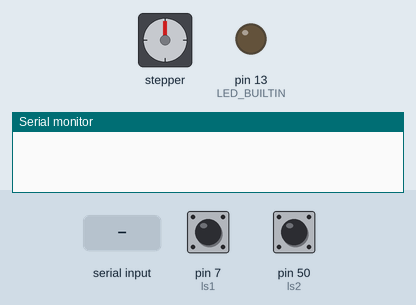
Recording of a sketch running on a simulated Arduino Mega 2560, built with avr-gcc and run on an emulated ATmega2560. Shown: stepper motor, output pins drawn as LEDs (lit = HIGH), the last lines printed to the serial monitor. Wiring (inferred from the names in the program): stepper motor driver (800 steps per turn assumed): step pin 3; direction pin 2. Inputs (shaded band) come from the test bench; at power-on: pin 50 (ls2) HIGH, pin 7 (ls1) HIGH. Pins used as bus, display or sensor lines are not drawn.

Above: at 1.2 s.
1.3 s: "1" received over Serial
At 1.8 s:
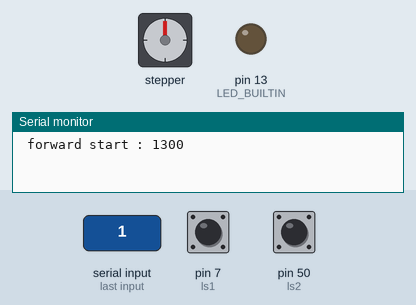
4.3 s: pin 50 (ls2) pulled LOW for 0.15 s
5.9 s: "0" received over Serial
At 6.4 s:
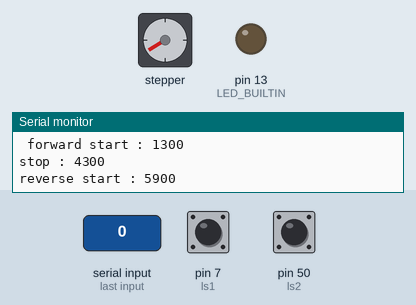
8.9 s: pin 7 (ls1) pulled LOW for 0.15 s
At 9.7 s:
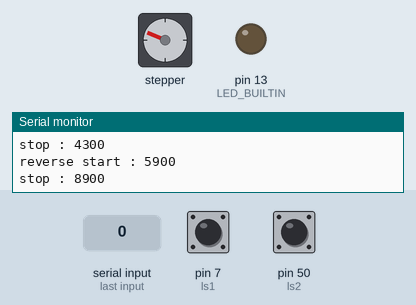
10.5 s: "2" received over Serial
At 11.1 s:
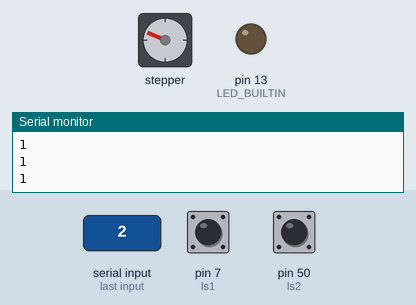
13.5 s: pin 7 (ls1) pulled LOW for 1 s
At 14.5 s:
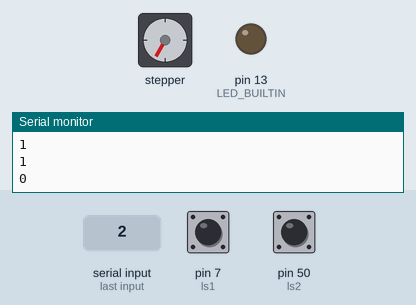
Timing chart, 0 to 16.5 s (numbered marks = the images above; inputs shaded):
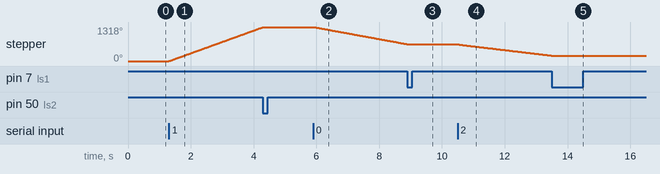

The sketch:

coba_majumundur_aja.ino
```cpp
#define dirPin 2
#define stepPin 3
#define fc33 9
#define ls1 7
#define ls2 50
#define stepsPerRevolution 800 // sesuaikan dengan settingan SW1-SW3 pada modul motor driver

//boolean sens, sens_ls1, sens_ls2;
char buf;

void setup() {
  pinMode(stepPin, OUTPUT);
  pinMode(dirPin, OUTPUT);
  pinMode(fc33, INPUT);
  pinMode(ls1, INPUT);
  pinMode(ls2, INPUT);
  pinMode(LED_BUILTIN, OUTPUT);

  digitalWrite(ls1, HIGH);
  digitalWrite(ls2, HIGH);

  Serial.begin(9600);

//  sens_ls1 = digitalRead(sens_ls1);
//  Serial.println(sens_ls1);
//  if (sens_ls = HIGH){
//    digitalWrite(LED_BUILTIN, HIGH);
//  }
//  else digitalWrite(LED_BUILTIN, LOW);

//  sens = digitalRead(fc33);
//  Serial.println(sens);
//  if (sens == HIGH) {
//    digitalWrite(LED_BUILTIN, HIGH);
//  } else digitalWrite(LED_BUILTIN, LOW);

}

void startFW() {
  Serial.print(" forward start : ");
  Serial.println(millis());
  digitalWrite(dirPin, HIGH); // putar searah jarum jam
  for (double i = 0; i < stepsPerRevolution * 6.25; i++) {
    digitalWrite(stepPin, HIGH);
    delayMicroseconds(500); // ganti delay untuk mempercepat motor
    digitalWrite(stepPin, LOW);
    delayMicroseconds(500); // ganti delay untuk mempercepat motor

    boolean sens = digitalRead(ls2);
    if (sens == false) break;
  }
  Serial.print("stop : ");
  Serial.println(millis());
}

void startRW() {
  Serial.print("reverse start : ");
  Serial.println(millis());
  digitalWrite(dirPin, LOW); // putar searah jarum jam
  for (double i = 0; i < stepsPerRevolution * 6.25; i++) {
    digitalWrite(stepPin, HIGH);
    delayMicroseconds(1000); // ganti delay untuk mempercepat motor
    digitalWrite(stepPin, LOW);
    delayMicroseconds(1000); // ganti delay untuk mempercepat motor

    boolean sens = digitalRead(ls1);
    if (sens == false) break;
  }
  Serial.print("stop : ");
  Serial.println(millis());
}

void goHome() {
  boolean sens;
  digitalWrite(dirPin, LOW); // putar searah jarum jam
  while (1) {
    digitalWrite(stepPin, HIGH);
    delayMicroseconds(500); // ganti delay untuk mempercepat motor
    digitalWrite(stepPin, LOW);
    delayMicroseconds(500); // ganti delay untuk mempercepat motor
    sens = digitalRead(ls1);
    Serial.println(sens);
    if(sens == false) break;
  }
}

void loop() {
  if (Serial.available() > 0) {

    buf = Serial.read();  // read the incoming byte:
    if (buf == '1') {
      startFW();
    } else if (buf == '0') {
      startRW();
    } else if (buf == '2') {
      goHome();
    }
  }

//  sens = digitalRead(fc33);
//  //Serial.println(sens);
//  if (sens == HIGH) {
//    digitalWrite(LED_BUILTIN, LOW);
//  } else digitalWrite(LED_BUILTIN, HIGH);

//  sens_ls1 = digitalRead(sens_ls1);
//  Serial.println(sens_ls1);
//  if (sens_ls = HIGH){
//    digitalWrite(LED_BUILTIN, HIGH);
//  }
//  else digitalWrite(LED_BUILTIN, LOW);
}
```

Measured:
- after the input at 1.3 s, stepper: keeps turning clockwise at about 440°/s, starting at once
- after the input at 5.9 s, stepper: keeps turning counter-clockwise at about 223°/s, starting at once
- after the input at 8.9 s, stepper: stops changing and stays 652°
- after the input at 10.5 s, stepper: keeps turning counter-clockwise at about 148°/s, starting at once
- after the input at 13.5 s, stepper: goes on until 13.5 s, then stays 209°
